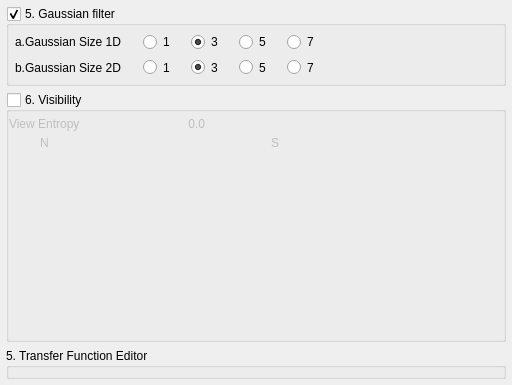
       <widget class="QWidget" name="widgetRight" native="true">
        <property name="minimumSize">
         <size>
          <width>512</width>
          <height>0</height>
         </size>
        </property>
        <layout class="QVBoxLayout" name="verticalLayoutRight">
         <property name="spacing">
          <number>6</number>
         </property>
         <property name="margin">
          <number>6</number>
         </property>
         <item>
          <widget class="QGroupBox" name="groupBoxGaussianFilter">
           <property name="minimumSize">
            <size>
             <width>0</width>
             <height>80</height>
            </size>
           </property>
           <property name="maximumSize">
            <size>
             <width>16777215</width>
             <height>80</height>
            </size>
           </property>
           <property name="title">
            <string>5. Gaussian filter</string>
           </property>
           <property name="checkable">
            <bool>true</bool>
           </property>
           <layout class="QVBoxLayout" name="verticalLayout_2">
            <property name="spacing">
             <number>6</number>
            </property>
            <property name="margin">
             <number>6</number>
            </property>
            <item>
             <widget class="QWidget" name="widgetGaussian1D" native="true">
              <layout class="QHBoxLayout" name="horizontalLayoutGaussian1D">
               <property name="spacing">
                <number>0</number>
               </property>
               <property name="margin">
                <number>0</number>
               </property>
               <item>
                <widget class="QLabel" name="labelGaussian1D">
                 <property name="minimumSize">
                  <size>
                   <width>128</width>
                   <height>0</height>
                  </size>
                 </property>
                 <property name="maximumSize">
                  <size>
                   <width>128</width>
                   <height>16777215</height>
                  </size>
                 </property>
                 <property name="text">
                  <string>a.Gaussian Size 1D</string>
                 </property>
                </widget>
               </item>
               <item>
                <widget class="QRadioButton" name="radioButtonGaussian1D1">
                 <property name="minimumSize">
                  <size>
                   <width>48</width>
                   <height>0</height>
                  </size>
                 </property>
                 <property name="maximumSize">
                  <size>
                   <width>48</width>
                   <height>16777215</height>
                  </size>
                 </property>
                 <property name="text">
                  <string>1</string>
                 </property>
                </widget>
               </item>
               <item>
                <widget class="QRadioButton" name="radioButtonGaussian1D3">
                 <property name="minimumSize">
                  <size>
                   <width>48</width>
                   <height>0</height>
                  </size>
                 </property>
                 <property name="maximumSize">
                  <size>
                   <width>48</width>
                   <height>16777215</height>
                  </size>
                 </property>
                 <property name="text">
                  <string>3</string>
                 </property>
                 <property name="checked">
                  <bool>true</bool>
                 </property>
                </widget>
               </item>
               <item>
                <widget class="QRadioButton" name="radioButtonGaussian1D5">
                 <property name="minimumSize">
                  <size>
                   <width>48</width>
                   <height>0</height>
                  </size>
                 </property>
                 <property name="maximumSize">
                  <size>
                   <width>48</width>
                   <height>16777215</height>
                  </size>
                 </property>
                 <property name="text">
                  <string>5</string>
                 </property>
                </widget>
               </item>
               <item>
                <widget class="QRadioButton" name="radioButtonGaussian1D7">
                 <property name="minimumSize">
                  <size>
                   <width>48</width>
                   <height>0</height>
                  </size>
                 </property>
                 <property name="maximumSize">
                  <size>
                   <width>48</width>
                   <height>16777215</height>
                  </size>
                 </property>
                 <property name="text">
                  <string>7</string>
                 </property>
                </widget>
               </item>
               <item>
                <spacer name="horizontalSpacerGaussian1D">
                 <property name="orientation">
                  <enum>Qt::Horizontal</enum>
                 </property>
                 <property name="sizeHint" stdset="0">
                  <size>
                   <width>40</width>
                   <height>20</height>
                  </size>
                 </property>
                </spacer>
               </item>
              </layout>
             </widget>
            </item>
            <item>
             <widget class="QWidget" name="widgetGaussian2D" native="true">
              <layout class="QHBoxLayout" name="horizontalLayoutGaussian2D">
               <property name="spacing">
                <number>0</number>
               </property>
               <property name="margin">
                <number>0</number>
               </property>
               <item>
                <widget class="QLabel" name="labelGaussian2D">
                 <property name="minimumSize">
                  <size>
                   <width>128</width>
                   <height>0</height>
                  </size>
                 </property>
                 <property name="maximumSize">
                  <size>
                   <width>128</width>
                   <height>16777215</height>
                  </size>
                 </property>
                 <property name="text">
                  <string>b.Gaussian Size 2D </string>
                 </property>
                </widget>
               </item>
               <item>
                <widget class="QRadioButton" name="radioButtonGaussian2D1">
                 <property name="minimumSize">
                  <size>
                   <width>48</width>
                   <height>0</height>
                  </size>
                 </property>
                 <property name="maximumSize">
                  <size>
                   <width>48</width>
                   <height>16777215</height>
                  </size>
                 </property>
                 <property name="text">
                  <string>1</string>
                 </property>
                </widget>
               </item>
               <item>
                <widget class="QRadioButton" name="radioButtonGaussian2D3">
                 <property name="minimumSize">
                  <size>
                   <width>48</width>
                   <height>0</height>
                  </size>
                 </property>
                 <property name="maximumSize">
                  <size>
                   <width>48</width>
                   <height>16777215</height>
                  </size>
                 </property>
                 <property name="text">
                  <string>3</string>
                 </property>
                 <property name="checked">
                  <bool>true</bool>
                 </property>
                </widget>
               </item>
               <item>
                <widget class="QRadioButton" name="radioButtonGaussian2D5">
                 <property name="minimumSize">
                  <size>
                   <width>48</width>
                   <height>0</height>
                  </size>
                 </property>
                 <property name="maximumSize">
                  <size>
                   <width>48</width>
                   <height>16777215</height>
                  </size>
                 </property>
                 <property name="text">
                  <string>5</string>
                 </property>
                </widget>
               </item>
               <item>
                <widget class="QRadioButton" name="radioButtonGaussian2D7">
                 <property name="minimumSize">
                  <size>
                   <width>48</width>
                   <height>0</height>
                  </size>
                 </property>
                 <property name="maximumSize">
                  <size>
                   <width>48</width>
                   <height>16777215</height>
                  </size>
                 </property>
                 <property name="text">
                  <string>7</string>
                 </property>
                </widget>
               </item>
               <item>
                <spacer name="horizontalSpacerGaussian2D">
                 <property name="orientation">
                  <enum>Qt::Horizontal</enum>
                 </property>
                 <property name="sizeHint" stdset="0">
                  <size>
                   <width>40</width>
                   <height>20</height>
                  </size>
                 </property>
                </spacer>
               </item>
              </layout>
             </widget>
            </item>
           </layout>
          </widget>
         </item>
         <item>
          <widget class="QGroupBox" name="groupBoxVisibility">
           <property name="minimumSize">
            <size>
             <width>0</width>
             <height>250</height>
            </size>
           </property>
           <property name="maximumSize">
            <size>
             <width>16777215</width>
             <height>250</height>
            </size>
           </property>
           <property name="title">
            <string>6. Visibility</string>
           </property>
           <property name="checkable">
            <bool>true</bool>
           </property>
           <property name="checked">
            <bool>false</bool>
           </property>
           <layout class="QVBoxLayout" name="verticalLayoutVisibility">
            <property name="spacing">
             <number>0</number>
            </property>
            <property name="margin">
             <number>0</number>
            </property>
            <item>
             <widget class="QWidget" name="widgetViewEntropy" native="true">
              <property name="minimumSize">
               <size>
                <width>0</width>
                <height>20</height>
               </size>
              </property>
              <property name="maximumSize">
               <size>
                <width>16777215</width>
                <height>20</height>
               </size>
              </property>
              <layout class="QHBoxLayout" name="horizontalLayoutViewEntropy">
               <property name="spacing">
                <number>0</number>
               </property>
               <property name="margin">
                <number>0</number>
               </property>
               <item>
                <widget class="QLabel" name="labelViewEntropy">
                 <property name="minimumSize">
                  <size>
                   <width>96</width>
                   <height>0</height>
                  </size>
                 </property>
                 <property name="maximumSize">
                  <size>
                   <width>96</width>
                   <height>16777215</height>
                  </size>
                 </property>
                 <property name="text">
                  <string>View Entropy</string>
                 </property>
                </widget>
               </item>
               <item>
                <widget class="QLabel" name="labelViewEntropyValue">
                 <property name="minimumSize">
                  <size>
                   <width>100</width>
                   <height>0</height>
                  </size>
                 </property>
                 <property name="maximumSize">
                  <size>
                   <width>100</width>
                   <height>16777215</height>
                  </size>
                 </property>
                 <property name="text">
                  <string>0.0</string>
                 </property>
                 <property name="alignment">
                  <set>Qt::AlignRight|Qt::AlignTrailing|Qt::AlignVCenter</set>
                 </property>
                </widget>
               </item>
               <item>
                <spacer name="horizontalSpacerViewEntropy">
                 <property name="orientation">
                  <enum>Qt::Horizontal</enum>
                 </property>
                 <property name="sizeHint" stdset="0">
                  <size>
                   <width>40</width>
                   <height>20</height>
                  </size>
                 </property>
                </spacer>
               </item>
              </layout>
             </widget>
            </item>
            <item>
             <widget class="QWidget" name="widgetEntropyMap" native="true">
              <property name="minimumSize">
               <size>
                <width>0</width>
                <height>200</height>
               </size>
              </property>
              <property name="maximumSize">
               <size>
                <width>16777215</width>
                <height>200</height>
               </size>
              </property>
              <layout class="QHBoxLayout" name="horizontalLayoutEntropyMap">
               <property name="spacing">
                <number>0</number>
               </property>
               <property name="margin">
                <number>0</number>
               </property>
               <item>
                <widget class="QHemisphere" name="widgetNorthernHemisphere" native="true">
                 <property name="minimumSize">
                  <size>
                   <width>200</width>
                   <height>200</height>
                  </size>
                 </property>
                 <property name="maximumSize">
                  <size>
                   <width>200</width>
                   <height>200</height>
                  </size>
                 </property>
                 <layout class="QVBoxLayout" name="verticalLayoutNorthernHemisphere">
                  <property name="spacing">
                   <number>0</number>
                  </property>
                  <property name="margin">
                   <number>0</number>
                  </property>
                  <item>
                   <widget class="QLabel" name="labelNorthernHemisphere">
                    <property name="minimumSize">
                     <size>
                      <width>0</width>
                      <height>16</height>
                     </size>
                    </property>
                    <property name="maximumSize">
                     <size>
                      <width>16777215</width>
                      <height>16</height>
                     </size>
                    </property>
                    <property name="text">
                     <string>N</string>
                    </property>
                    <property name="alignment">
                     <set>Qt::AlignLeading|Qt::AlignLeft|Qt::AlignTop</set>
                    </property>
                   </widget>
                  </item>
                  <item>
                   <spacer name="verticalSpacerNorthernHemisphere">
                    <property name="orientation">
                     <enum>Qt::Vertical</enum>
                    </property>
                    <property name="sizeHint" stdset="0">
                     <size>
                      <width>20</width>
                      <height>40</height>
                     </size>
                    </property>
                   </spacer>
                  </item>
                 </layout>
                </widget>
               </item>
               <item>
                <widget class="QHemisphere" name="widgetSouthernHemisphere" native="true">
                 <property name="minimumSize">
                  <size>
                   <width>200</width>
                   <height>200</height>
                  </size>
                 </property>
                 <property name="maximumSize">
                  <size>
                   <width>200</width>
                   <height>200</height>
                  </size>
                 </property>
                 <layout class="QVBoxLayout" name="verticalLayoutSouthernHemisphere">
                  <property name="spacing">
                   <number>0</number>
                  </property>
                  <property name="margin">
                   <number>0</number>
                  </property>
                  <item>
                   <widget class="QLabel" name="labelSouthernHemisphere">
                    <property name="minimumSize">
                     <size>
                      <width>0</width>
                      <height>16</height>
                     </size>
                    </property>
                    <property name="maximumSize">
                     <size>
                      <width>16777215</width>
                      <height>16</height>
                     </size>
                    </property>
                    <property name="text">
                     <string>S</string>
                    </property>
                    <property name="alignment">
                     <set>Qt::AlignLeading|Qt::AlignLeft|Qt::AlignTop</set>
                    </property>
                   </widget>
                  </item>
                  <item>
                   <spacer name="verticalSpacerSouthernHemisphere">
                    <property name="orientation">
                     <enum>Qt::Vertical</enum>
                    </property>
                    <property name="sizeHint" stdset="0">
                     <size>
                      <width>20</width>
                      <height>40</height>
                     </size>
                    </property>
                   </spacer>
                  </item>
                 </layout>
                </widget>
               </item>
              </layout>
             </widget>
            </item>
           </layout>
          </widget>
         </item>
         <item>
          <widget class="QGroupBox" name="groupBoxEditor">
           <property name="minimumSize">
            <size>
             <width>0</width>
             <height>0</height>
            </size>
           </property>
           <property name="maximumSize">
            <size>
             <width>16777215</width>
             <height>16777215</height>
            </size>
           </property>
           <property name="title">
            <string>5. Transfer Function Editor</string>
           </property>
           <layout class="QVBoxLayout" name="verticalLayoutEditor">
            <property name="spacing">
             <number>0</number>
            </property>
            <property name="margin">
             <number>0</number>
            </property>
            <item>
             <widget class="QTransferFunction1D" name="widgetEditor" native="true">
              <property name="minimumSize">
               <size>
                <width>256</width>
                <height>0</height>
               </size>
              </property>
             </widget>
            </item>
           </layout>
          </widget>
         </item>
        </layout>
       </widget>
